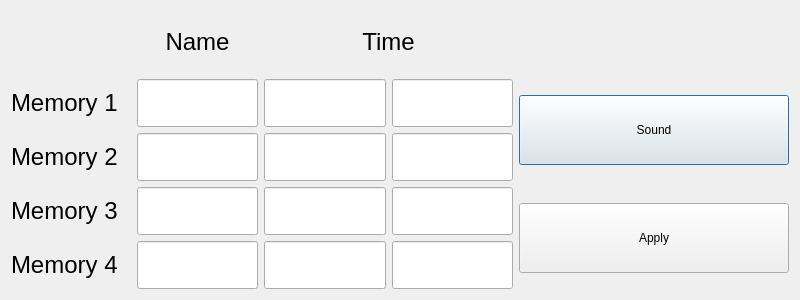
<?xml version="1.0" encoding="UTF-8"?>
<ui version="4.0">
 <class>Settings</class>
 <widget class="QDialog" name="Settings">
  <property name="geometry">
   <rect>
    <x>0</x>
    <y>0</y>
    <width>800</width>
    <height>300</height>
   </rect>
  </property>
  <property name="windowTitle">
   <string>Settings</string>
  </property>
  <layout class="QGridLayout" name="gridLayout">
   <item row="0" column="1">
    <widget class="QLabel" name="label_2">
     <property name="font">
      <font>
       <pointsize>18</pointsize>
      </font>
     </property>
     <property name="text">
      <string>Name</string>
     </property>
     <property name="alignment">
      <set>Qt::AlignCenter</set>
     </property>
    </widget>
   </item>
   <item row="0" column="2" colspan="2">
    <widget class="QLabel" name="label_3">
     <property name="font">
      <font>
       <pointsize>18</pointsize>
      </font>
     </property>
     <property name="text">
      <string>Time</string>
     </property>
     <property name="alignment">
      <set>Qt::AlignCenter</set>
     </property>
    </widget>
   </item>
   <item row="0" column="4">
    <widget class="QLabel" name="labelSound">
     <property name="text">
      <string/>
     </property>
    </widget>
   </item>
   <item row="1" column="0">
    <widget class="QLabel" name="label">
     <property name="minimumSize">
      <size>
       <width>120</width>
       <height>48</height>
      </size>
     </property>
     <property name="font">
      <font>
       <pointsize>18</pointsize>
      </font>
     </property>
     <property name="text">
      <string>Memory 1</string>
     </property>
    </widget>
   </item>
   <item row="1" column="1">
    <widget class="QLineEdit" name="lineEdit_mem1Name">
     <property name="minimumSize">
      <size>
       <width>120</width>
       <height>48</height>
      </size>
     </property>
     <property name="font">
      <font>
       <pointsize>18</pointsize>
      </font>
     </property>
     <property name="frame">
      <bool>true</bool>
     </property>
    </widget>
   </item>
   <item row="1" column="2">
    <widget class="QLineEdit" name="lineEdit_mem1ValueMinutes">
     <property name="minimumSize">
      <size>
       <width>60</width>
       <height>48</height>
      </size>
     </property>
     <property name="font">
      <font>
       <pointsize>18</pointsize>
      </font>
     </property>
     <property name="inputMask">
      <string/>
     </property>
     <property name="text">
      <string/>
     </property>
     <property name="maxLength">
      <number>32767</number>
     </property>
     <property name="frame">
      <bool>true</bool>
     </property>
     <property name="alignment">
      <set>Qt::AlignCenter</set>
     </property>
    </widget>
   </item>
   <item row="1" column="3">
    <widget class="QLineEdit" name="lineEdit_mem1ValueSeconds">
     <property name="minimumSize">
      <size>
       <width>60</width>
       <height>48</height>
      </size>
     </property>
     <property name="font">
      <font>
       <pointsize>18</pointsize>
      </font>
     </property>
     <property name="inputMask">
      <string/>
     </property>
     <property name="text">
      <string/>
     </property>
     <property name="maxLength">
      <number>2</number>
     </property>
     <property name="frame">
      <bool>true</bool>
     </property>
     <property name="alignment">
      <set>Qt::AlignCenter</set>
     </property>
    </widget>
   </item>
   <item row="1" column="4" rowspan="2">
    <widget class="QPushButton" name="pushButton_Sound">
     <property name="minimumSize">
      <size>
       <width>270</width>
       <height>70</height>
      </size>
     </property>
     <property name="text">
      <string>Sound</string>
     </property>
    </widget>
   </item>
   <item row="2" column="0">
    <widget class="QLabel" name="label_4">
     <property name="minimumSize">
      <size>
       <width>120</width>
       <height>48</height>
      </size>
     </property>
     <property name="font">
      <font>
       <pointsize>18</pointsize>
      </font>
     </property>
     <property name="text">
      <string>Memory 2</string>
     </property>
    </widget>
   </item>
   <item row="2" column="1">
    <widget class="QLineEdit" name="lineEdit_mem2Name">
     <property name="minimumSize">
      <size>
       <width>120</width>
       <height>48</height>
      </size>
     </property>
     <property name="font">
      <font>
       <pointsize>18</pointsize>
      </font>
     </property>
     <property name="frame">
      <bool>true</bool>
     </property>
    </widget>
   </item>
   <item row="2" column="2">
    <widget class="QLineEdit" name="lineEdit_mem2ValueMinutes">
     <property name="sizePolicy">
      <sizepolicy hsizetype="Minimum" vsizetype="Fixed">
       <horstretch>0</horstretch>
       <verstretch>0</verstretch>
      </sizepolicy>
     </property>
     <property name="minimumSize">
      <size>
       <width>60</width>
       <height>48</height>
      </size>
     </property>
     <property name="font">
      <font>
       <pointsize>18</pointsize>
      </font>
     </property>
     <property name="inputMask">
      <string/>
     </property>
     <property name="text">
      <string/>
     </property>
     <property name="maxLength">
      <number>32767</number>
     </property>
     <property name="frame">
      <bool>true</bool>
     </property>
     <property name="alignment">
      <set>Qt::AlignCenter</set>
     </property>
    </widget>
   </item>
   <item row="2" column="3">
    <widget class="QLineEdit" name="lineEdit_mem2ValueSeconds">
     <property name="sizePolicy">
      <sizepolicy hsizetype="Minimum" vsizetype="Fixed">
       <horstretch>0</horstretch>
       <verstretch>0</verstretch>
      </sizepolicy>
     </property>
     <property name="minimumSize">
      <size>
       <width>60</width>
       <height>48</height>
      </size>
     </property>
     <property name="font">
      <font>
       <pointsize>18</pointsize>
      </font>
     </property>
     <property name="inputMask">
      <string/>
     </property>
     <property name="text">
      <string/>
     </property>
     <property name="maxLength">
      <number>2</number>
     </property>
     <property name="frame">
      <bool>true</bool>
     </property>
     <property name="alignment">
      <set>Qt::AlignCenter</set>
     </property>
    </widget>
   </item>
   <item row="3" column="0">
    <widget class="QLabel" name="label_5">
     <property name="minimumSize">
      <size>
       <width>120</width>
       <height>48</height>
      </size>
     </property>
     <property name="font">
      <font>
       <pointsize>18</pointsize>
      </font>
     </property>
     <property name="text">
      <string>Memory 3</string>
     </property>
    </widget>
   </item>
   <item row="3" column="1">
    <widget class="QLineEdit" name="lineEdit_mem3Name">
     <property name="minimumSize">
      <size>
       <width>120</width>
       <height>48</height>
      </size>
     </property>
     <property name="font">
      <font>
       <pointsize>18</pointsize>
      </font>
     </property>
     <property name="frame">
      <bool>true</bool>
     </property>
    </widget>
   </item>
   <item row="3" column="2">
    <widget class="QLineEdit" name="lineEdit_mem3ValueMinutes">
     <property name="minimumSize">
      <size>
       <width>60</width>
       <height>48</height>
      </size>
     </property>
     <property name="font">
      <font>
       <pointsize>18</pointsize>
      </font>
     </property>
     <property name="inputMask">
      <string/>
     </property>
     <property name="text">
      <string/>
     </property>
     <property name="maxLength">
      <number>32767</number>
     </property>
     <property name="frame">
      <bool>true</bool>
     </property>
     <property name="alignment">
      <set>Qt::AlignCenter</set>
     </property>
    </widget>
   </item>
   <item row="3" column="3">
    <widget class="QLineEdit" name="lineEdit_mem3ValueSeconds">
     <property name="minimumSize">
      <size>
       <width>60</width>
       <height>48</height>
      </size>
     </property>
     <property name="font">
      <font>
       <pointsize>18</pointsize>
      </font>
     </property>
     <property name="inputMask">
      <string/>
     </property>
     <property name="text">
      <string/>
     </property>
     <property name="maxLength">
      <number>2</number>
     </property>
     <property name="frame">
      <bool>true</bool>
     </property>
     <property name="alignment">
      <set>Qt::AlignCenter</set>
     </property>
    </widget>
   </item>
   <item row="3" column="4" rowspan="2">
    <widget class="QPushButton" name="pushButton_Apply">
     <property name="minimumSize">
      <size>
       <width>270</width>
       <height>70</height>
      </size>
     </property>
     <property name="text">
      <string>Apply</string>
     </property>
    </widget>
   </item>
   <item row="4" column="0">
    <widget class="QLabel" name="label_6">
     <property name="minimumSize">
      <size>
       <width>120</width>
       <height>48</height>
      </size>
     </property>
     <property name="font">
      <font>
       <pointsize>18</pointsize>
      </font>
     </property>
     <property name="text">
      <string>Memory 4</string>
     </property>
    </widget>
   </item>
   <item row="4" column="1">
    <widget class="QLineEdit" name="lineEdit_mem4Name">
     <property name="minimumSize">
      <size>
       <width>120</width>
       <height>48</height>
      </size>
     </property>
     <property name="font">
      <font>
       <pointsize>18</pointsize>
      </font>
     </property>
     <property name="frame">
      <bool>true</bool>
     </property>
    </widget>
   </item>
   <item row="4" column="2">
    <widget class="QLineEdit" name="lineEdit_mem4ValueMinutes">
     <property name="minimumSize">
      <size>
       <width>60</width>
       <height>48</height>
      </size>
     </property>
     <property name="font">
      <font>
       <pointsize>18</pointsize>
      </font>
     </property>
     <property name="inputMask">
      <string/>
     </property>
     <property name="text">
      <string/>
     </property>
     <property name="maxLength">
      <number>32767</number>
     </property>
     <property name="frame">
      <bool>true</bool>
     </property>
     <property name="alignment">
      <set>Qt::AlignCenter</set>
     </property>
    </widget>
   </item>
   <item row="4" column="3">
    <widget class="QLineEdit" name="lineEdit_mem4ValueSeconds">
     <property name="minimumSize">
      <size>
       <width>60</width>
       <height>48</height>
      </size>
     </property>
     <property name="font">
      <font>
       <pointsize>18</pointsize>
      </font>
     </property>
     <property name="inputMask">
      <string/>
     </property>
     <property name="text">
      <string/>
     </property>
     <property name="maxLength">
      <number>2</number>
     </property>
     <property name="frame">
      <bool>true</bool>
     </property>
     <property name="alignment">
      <set>Qt::AlignCenter</set>
     </property>
    </widget>
   </item>
  </layout>
 </widget>
 <resources/>
 <connections>
  <connection>
   <sender>pushButton_Apply</sender>
   <signal>clicked()</signal>
   <receiver>Settings</receiver>
   <slot>accept()</slot>
   <hints>
    <hint type="sourcelabel">
     <x>645</x>
     <y>244</y>
    </hint>
    <hint type="destinationlabel">
     <x>399</x>
     <y>149</y>
    </hint>
   </hints>
  </connection>
 </connections>
</ui>
